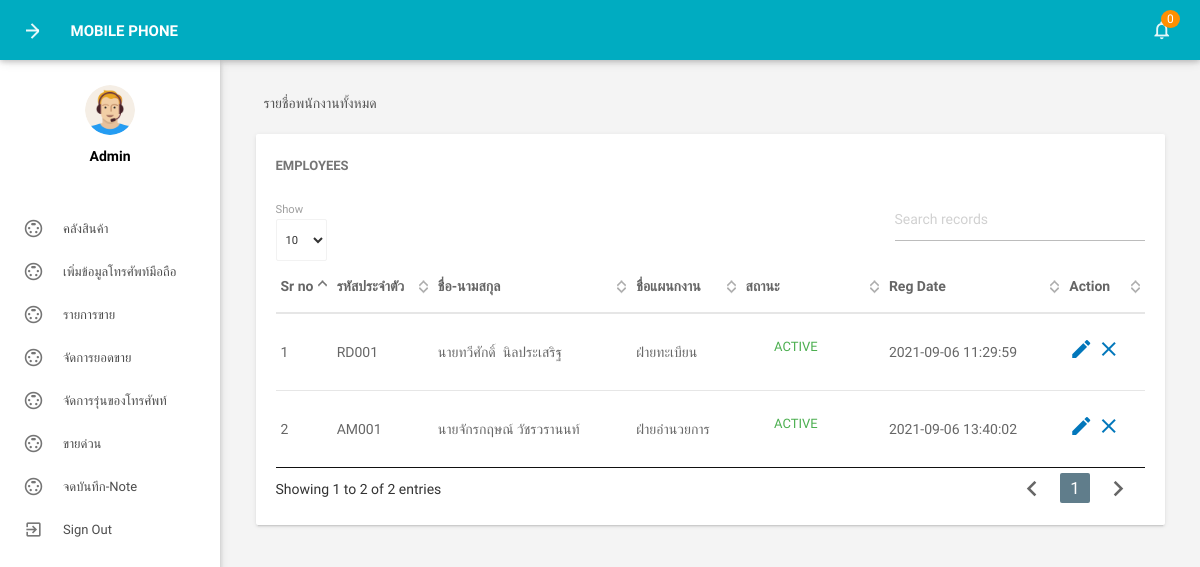
Page /admin/manageemployee.php (signed in) on the committed database.
### tables this page shows
CREATE TABLE IF NOT EXISTS tblemployees(
 `id` int(11) NOT NULL,
  `EmpId` varchar(100) NOT NULL,
  `FirstName` varchar(150) NOT NULL,
  `LastName` varchar(150) NOT NULL,
  `EmailId` varchar(200) NOT NULL,
  `Password` varchar(180) NOT NULL,
  `Gender` varchar(100) NOT NULL,
  `Dob` varchar(100) NOT NULL,
  `Department` varchar(255) NOT NULL,
  `Address` varchar(255) NOT NULL,
  `City` varchar(200) NOT NULL,
  `Country` varchar(150) NOT NULL,
  `Phonenumber` char(11) NOT NULL,
  `Status` int(1) NOT NULL,
  `RegDate` timestamp NOT NULL DEFAULT CURRENT_TIMESTAMP
)CHARACTER SET utf8;

### admin/manageemployee.php (the view, shortened to what this page needs)
<?php
include('includes/config.php');
if(strlen($_SESSION['alogin'])==0)
    {
header('location:index.php');
}
else{
 ?>
<!DOCTYPE html>
<html lang="en">
    <head>
        <link type="text/css" rel="stylesheet" href="../assets/plugins/materialize/css/materialize.min.css"/>
        <link href="../assets/plugins/material-preloader/css/materialPreloader.min.css" rel="stylesheet">
        <link href="../assets/plugins/datatables/css/jquery.dataTables.min.css" rel="stylesheet">
        <link href="../assets/css/alpha.min.css" rel="stylesheet" type="text/css"/>
        <link href="../assets/css/custom.css" rel="stylesheet" type="text/css"/>
    </head>
    <body>
       <?php include('includes/header.php');?>
       <?php include('includes/sidebar.php');?>
            <main class="mn-inner">
                <div class="row">
                    <div class="col s12">
                        <div class="page-title">รายชื่อพนักงานทั้งหมด</div>
                    </div>
                    <div class="col s12 m12 l12">
                        <div class="card">
                            <div class="card-content">
                                <span class="card-title">Employees</span>
                                <table id="example" class="display responsive-table ">
                                    <thead>
                                        <tr>
                                            <th>Sr no</th>
                                            <th>รหัสประจำตัว</th>
                                            <th>ชื่อ-นามสกุล</th>
                                            <th>ชื่อแผนกงาน</th>
                                            <th>สถานะ</th>
                                             <th>Reg Date</th>
                                            <th>Action</th>
                                        </tr>
                                    </thead>
                                    <tbody>
<?php $sql = "SELECT EmpId,FirstName,LastName,Department,Status,RegDate,id from  tblemployees";
$query = $dbh -> prepare($sql);
$query->execute();
$results=$query->fetchAll(PDO::FETCH_OBJ);
$cnt=1;
if($query->rowCount() > 0)
{
foreach($results as $result)
{               ?>
                                        <tr>
                                            <td> <?php echo htmlentities($cnt);?></td>
                                            <td><?php echo htmlentities($result->EmpId);?></td>
                                            <td><?php echo htmlentities($result->FirstName);?>&nbsp;<?php echo htmlentities($result->LastName);?></td>
                                            <td><?php echo htmlentities($result->Department);?></td>
                                             <td><?php $stats=$result->Status;
if($stats){
                                             ?>
                                                 <a class="waves-effect waves-green btn-flat m-b-xs">Active</a>
                                                 <?php } else { ?>
                                                 <a class="waves-effect waves-red btn-flat m-b-xs">Inactive</a>
                                                 <?php } ?>
                                             </td>
                                              <td><?php echo htmlentities($result->RegDate);?></td>
                                            <td><a href="editemployee.php?empid=<?php echo htmlentities($result->id);?>"><i class="material-icons">mode_edit</i></a>
                                        <?php if($result->Status==1)
 {?>
<a href="manageemployee.php?inid=<?php echo htmlentities($result->id);?>" onclick="return confirm('คุณต้องการที่จะลบข้อมูลพนักงานหรือไหม ?');"" > <i class="material-icons" title="Inactive">clear</i>
<?php } else {?>
                                            <a href="manageemployee.php?id=<?php echo htmlentities($result->id);?>" onclick="return confirm('Are you sure you want to active this employee?');""><i class="material-icons" title="Active">done</i>
                                            <?php } ?> </td>
                                        </tr>
                                         <?php $cnt++;} }?>
                                    </tbody>
                                </table>
                            </div>
                        </div>
                    </div>
                </div>
            </main>
        </div>
        <div class="left-sidebar-hover"></div>
    </body>
</html>
<?php } ?>

### admin/manageemployee.php (style rules this page uses)
body { font-family: 'IBM Plex Sans Thai Looped', sans-serif; }

### rows in the picture
tblemployees: EmpId "RD001", FirstName "นายทวีศักดิ์", LastName "นิลประเสริฐ", Department "ฝ่ายทะเบียน", Status "ACTIVE", RegDate "2021-09-06 11:29:59"
tblemployees: EmpId "AM001", FirstName "นายจักรกฤษณ์", LastName "วัชรวรานนท์", Department "ฝ่ายอำนวยการ", Status "ACTIVE", RegDate "2021-09-06 13:40:02"

### other values in the picture
$unreadcount "0"
